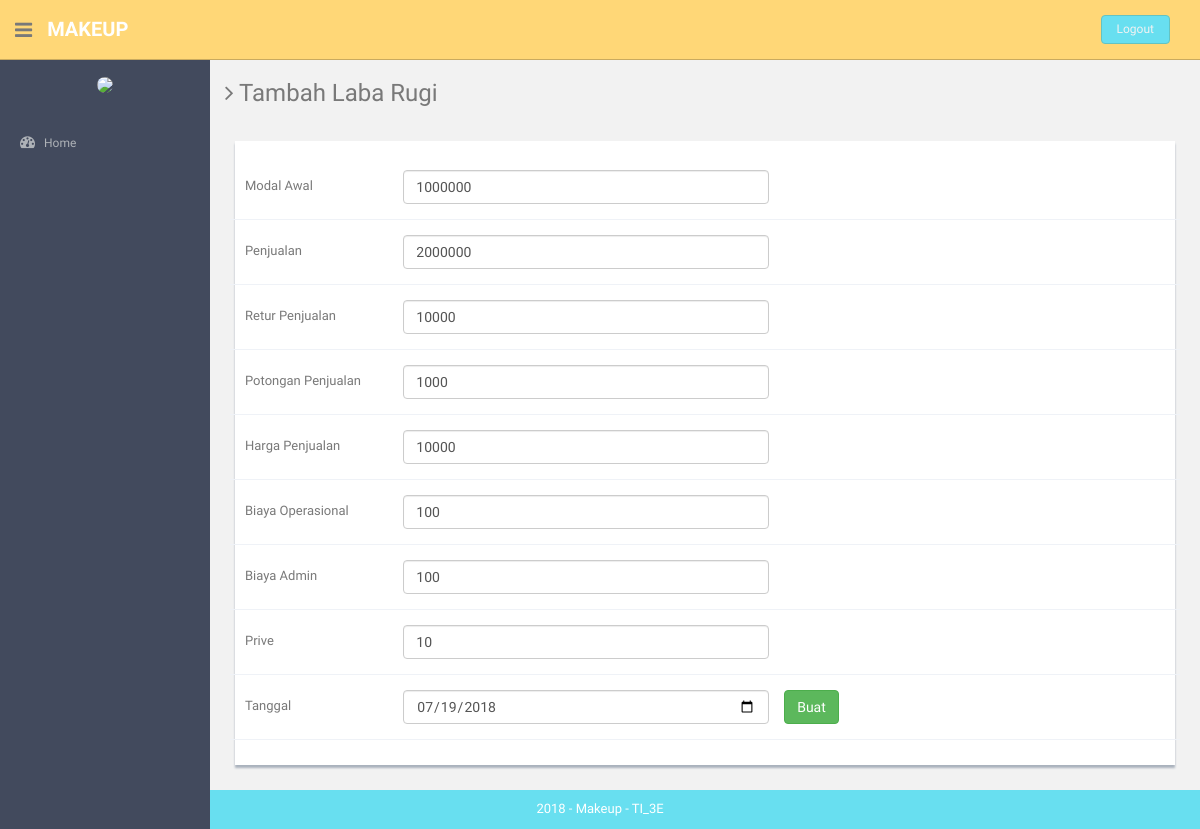
The app's page /index.php/labarugi/update/7, older data.
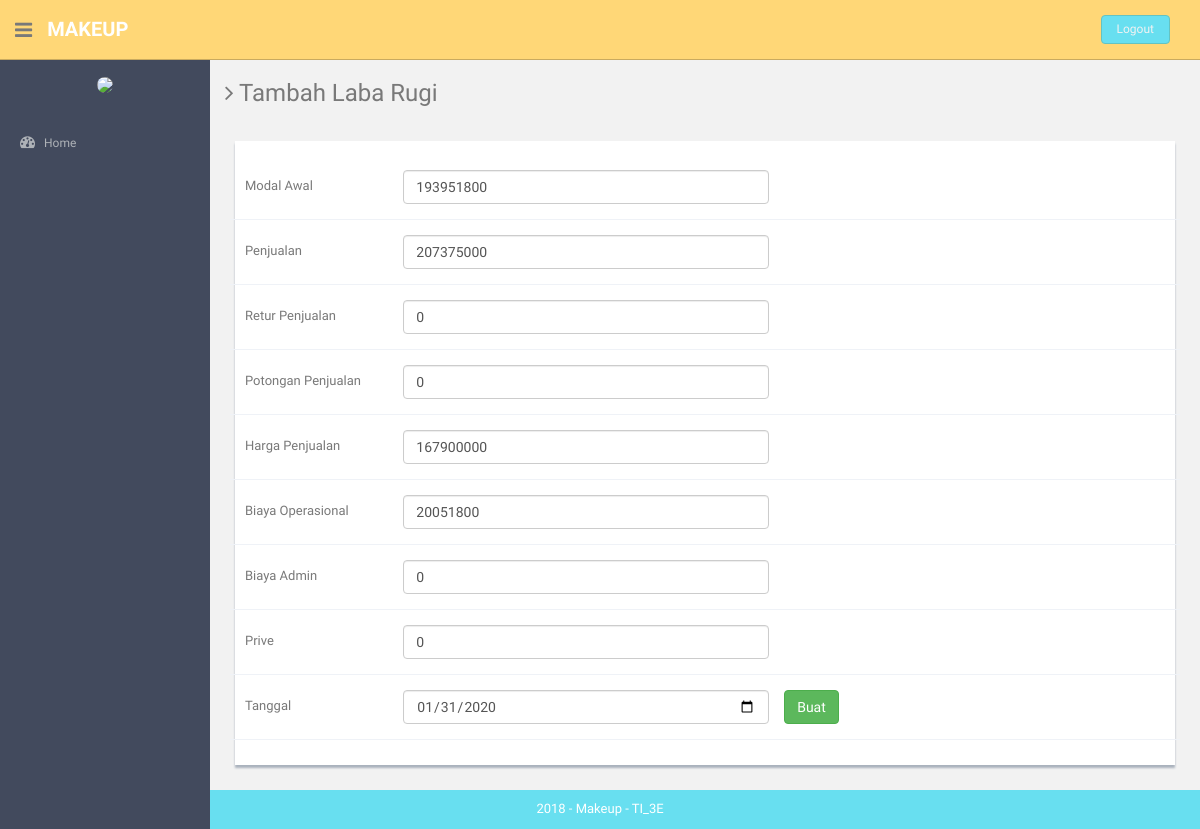
The same page, newer data.
### tables this page shows
CREATE TABLE IF NOT EXISTS `perubahan_modal` (
  `id_perubahan_modal` int(11) NOT NULL,
  `id_user` int(11) NOT NULL,
  `id_laba` int(11) NOT NULL,
  `modal_awal` int(11) NOT NULL,
  `prive` int(11) NOT NULL,
  `tanggal` date NOT NULL
);

CREATE TABLE IF NOT EXISTS `labarugi` (
  `id_labarugi` int(11) NOT NULL,
  `id_user` int(11) NOT NULL,
  `penjualan` int(11) NOT NULL,
  `retur_penjualan` int(11) NOT NULL,
  `potongan_penjualan` int(11) NOT NULL,
  `jml_retur_potongan_penjualan` int(11) NOT NULL,
  `penjualan_bersih` int(11) NOT NULL,
  `harga_pokok_penjualan` int(11) NOT NULL,
  `laba_bruto` int(11) NOT NULL,
  `biaya_operasional` int(11) NOT NULL,
  `biaya_adm_umum` int(11) NOT NULL,
  `total_biaya` int(11) NOT NULL,
  `laba_usaha_bersih` int(11) NOT NULL,
  `tanggal` date NOT NULL
);

### application/controllers/Labarugi.php (called while the page is built, shortened)
<?php
class Labarugi extends CI_Controller {
	public function __construct()
	{
		$this->load->helper('url','form');
		$this->load->library('form_validation');
		$this->load->model('labarugi_model');
		$this->load->model('user_model');
		$this->load->helper('html');
        $this->load->model('perubahanmodal_model');
		$this->load->library('image_lib');
	}
	public function update($id){
        $this->form_validation->set_rules('penjualan','penjualan','trim|required');
		if($this->form_validation->run()==FALSE){
            $object['labarugi']=$this->labarugi_model->getLabarugi($id);
            $object['perubahan']=$this->perubahanmodal_model->getPerubahanmodals($id);
			$cek['status'] = array(
        		      'home'=>'',
        		      'hrd'=>'',
        		      'keuangan'=>'active',
        		      'produk'=>'',
        		      'pembelian'=>'',
        		      'pemasukan'=>'',
        		      'pengeluaran'=>'',
        		      'utang'=>'active',
        		      'cash_flow'=>'',
                      'pemesanan'=>'',
                      'pembayaran'=>'',
        		      'neraca'=>'',
        		      'admin'=>'',
        		      'gaji'=>'',
        		      'golongan'=>'',
        		      'absensi'=>'',
        		      'user'=>'',
        		      'barang'=>'',
        		      'supplier'=>'',
        		      'kategori'=>'',
        		      );
			$this->load->view('component/header',$cek);
			$this->load->view('labarugi/edit_labarugi',$object);
			$this->load->view('component/footer');
		}else{
			$this->labarugi_model->updateById($id);
            $this->perubahanmodal_model->UpdateById($id);
			redirect('labarugi','refresh');
		}
	}
}

### index.php (called while the page is built, shortened)
<?php
require_once BASEPATH.'core/CodeIgniter.php';

### application/models/Perubahanmodal_model.php (called while the page is built, shortened)
<?php
class Perubahanmodal_model extends CI_Model {
	public function getPerubahanmodals($id)
	{
		$this->db->where('id_laba
			',$id);
		$query = $this->db->get('perubahan_modal');
		return $query->result();
	}
}

### application/models/Labarugi_model.php (called while the page is built, shortened)
<?php
class Labarugi_model extends CI_Model {
	public function getLabarugi($id)
	{
		$this->db->where('id_labarugi',$id);
		$query = $this->db->get('labarugi');
		return $query->result();
	}
}

### application/views/labarugi/edit_labarugi.php (the view, shortened to what the changed rows need)
  <section id="main-content">
      <section class="wrapper">
        <div class="row mt">
          <div class="col-lg-12">
              <div class="form-panel">
                  <br>
                   <?php
                    $attr = array('class' => 'form-horizontal style-form');
                   echo form_open_multipart('labarugi/update/'.$this->uri->segment(3),$attr);?>
                   <div class="form-group">
                          <div class="col-sm-5">
                              <input type="number" name="modal_awal" class="form-control" value="<?php echo $perubahan[0]->modal_awal ?>">
                          </div>
                      </div>
                     <div class="form-group">
                          <div class="col-sm-5">
                              <input type="number" name="penjualan" class="form-control" value="<?php echo $labarugi[0]->penjualan ?>">
                          </div>
                      </div>
                      <div class="form-group">
                          <div class="col-sm-5">
                              <input type="number" name="retur_penjualan" class="form-control" value="<?php echo $labarugi[0]->retur_penjualan ?>">
                          </div>
                      </div>
                      <div class="form-group">
                          <div class="col-sm-5">
                              <input type="number" name="potongan_penjualan" class="form-control" value="<?php echo $labarugi[0]->potongan_penjualan ?>">
                          </div>
                      </div>
                      <div class="form-group">
                          <div class="col-sm-5">
                              <input type="number" name="harga_pokok_penjualan" class="form-control" value="<?php echo $labarugi[0]->harga_pokok_penjualan ?>">
                          </div>
                      </div>
                      <div class="form-group">
                          <div class="col-sm-5">
                              <input type="number" name="biaya_operasional" class="form-control" value="<?php echo $labarugi[0]->biaya_operasional ?>">
                          </div>
                      </div>
                      <div class="form-group">
                          <div class="col-sm-5">
                              <input type="number" name="biaya_admin" class="form-control" value="<?php echo $labarugi[0]->biaya_adm_umum ?>">
                          </div>
                      </div>
                      <div class="form-group">
                          <div class="col-sm-5">
                              <input type="number" name="prive" class="form-control" value="<?php echo $perubahan[0]->prive ?>">
                          </div>
                      </div>
                      <div class="form-group">
                          <div class="col-sm-5">
                              <input type="date" name="tanggal" class="form-control" value="<?php echo $labarugi[0]->tanggal ?>">
                          </div>
              </div>
          </div>
        </div>
</section><! --/wrapper -->
  </section>

Row changes from the older to the newer data that the page shows:
changed perubahan_modal: modal_awal "1000000" → "193951800"; prive "10" → "0"
changed labarugi: penjualan "2000000" → "207375000"; retur_penjualan "10000" → "0"; potongan_penjualan "1000" → "0"; harga_pokok_penjualan "10000" → "167900000"; biaya_operasional "100" → "20051800"; biaya_admin "100" → "0"; tanggal "07/19/2018" → "01/31/2020"
